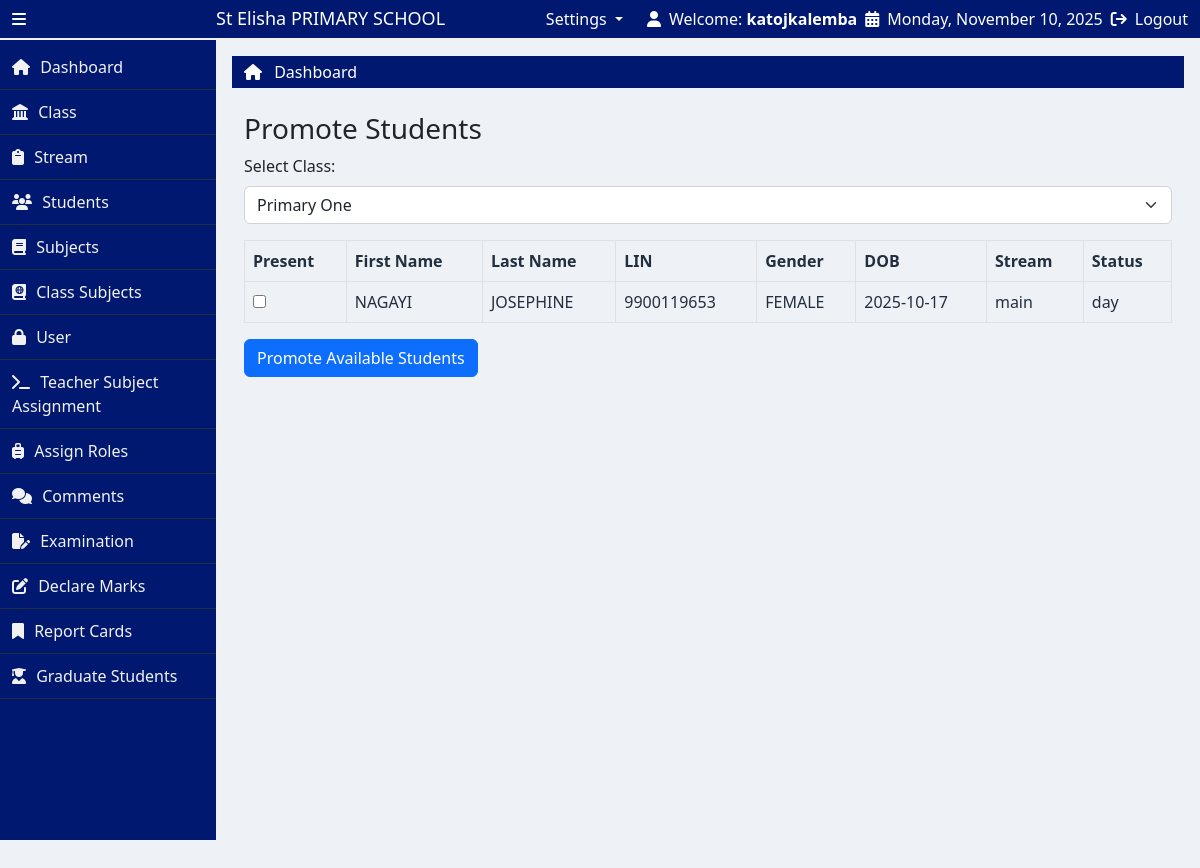
Page /promote_students.php?class_id=30 (signed in) on the committed database.
### tables this page shows
CREATE TABLE `school_profile` (
  `profile_id` int(11) NOT NULL,
  `school_name` varchar(255) DEFAULT NULL,
  `address` varchar(255) DEFAULT NULL,
  `phone_1` varchar(255) DEFAULT NULL,
  `phone_2` int(11) DEFAULT NULL,
  `email` varchar(255) DEFAULT NULL,
  `motto` varchar(255) DEFAULT NULL,
  `profile_image` varchar(255) DEFAULT NULL
);

CREATE TABLE `students` (
  `student_id` int(11) NOT NULL,
  `first_name` varchar(255) DEFAULT NULL,
  `last_name` varchar(255) DEFAULT NULL,
  `gender` varchar(100) DEFAULT NULL,
  `dob` date DEFAULT NULL,
  `LIN` varchar(255) DEFAULT NULL,
  `class_id` int(11) DEFAULT NULL,
  `stream_id` int(11) DEFAULT NULL,
  `image` varchar(255) DEFAULT NULL,
  `status` enum('day','boarding') DEFAULT NULL,
  `level` varchar(20) DEFAULT 'active'
);

CREATE TABLE `streams` (
  `id` int(11) NOT NULL,
  `class_id` int(11) DEFAULT NULL,
  `stream_name` varchar(100) DEFAULT NULL
);

### promote_students.php (the view, shortened to what this page needs)
<?php
include("partials/header.php");
$role = $_SESSION['role'] ?? '';
$teacher_class_id = $_SESSION['class_id'] ?? null;
?>
<div class="container mt-4">
    <h3>Promote Students</h3>
    <?php if ($role === 'class_teacher' && $teacher_class_id): ?>
        <?php
        $class_name = mysqli_fetch_assoc(mysqli_query($conn, "SELECT class_name FROM classes WHERE id=$teacher_class_id LIMIT 1"))['class_name'] ?? '';
        ?>
        <form method="post">
            <input type="hidden" name="class_id" value="<?= $teacher_class_id ?>">
            <div class="mb-3">
                <label class="form-label">Class:</label>
                <input type="text" class="form-control" value="<?= htmlspecialchars($class_name) ?>" readonly>
            </div>
            <table class="table table-bordered">
                <thead>
                    <tr>
                        <th>Present</th>
                        <th>First Name</th>
                        <th>Last Name</th>
                        <th>LIN</th>
                        <th>Gender</th>
                        <th>DOB</th>
                        <th>Stream</th>
                        <th>Status</th>
                    </tr>
                </thead>
                <tbody>
                    <?php
                    $students_sql = "
                        SELECT students.*, streams.stream_name AS streamName
                        FROM students
                        JOIN streams ON streams.id = students.stream_id
                        WHERE students.class_id = ? AND students.level = 'active'
                    ";
                    $stmt = $conn->prepare($students_sql);
                    $stmt->bind_param("i", $teacher_class_id);
                    $stmt->execute();
                    $students = $stmt->get_result();
                    while ($row = $students->fetch_assoc()) {
                        echo "<tr>
                            <td><input type='checkbox' name='present_students[]' value='{$row['LIN']}'></td>
                            <td>{$row['first_name']}</td>
                            <td>{$row['last_name']}</td>
                            <td>{$row['LIN']}</td>
                            <td>{$row['gender']}</td>
                            <td>{$row['dob']}</td>
                            <td>{$row['streamName']}</td>
                            <td>{$row['status']}</td>
                        </tr>";
                    }
                    ?>
                </tbody>
            </table>
            <button type="submit" name="promote_students" class="btn btn-primary">Promote Available Students</button>
        </form>
    <?php elseif ($role === 'admin'): ?>
        <form method="get" class="mb-3">
            <label for="class_id" class="form-label">Select Class:</label>
            <select name="class_id" id="class_id" class="form-select" required onchange="this.form.submit()">
                <?php
                $class_query = mysqli_query($conn, "SELECT id, class_name FROM classes ORDER BY class_name");
                while ($class = mysqli_fetch_assoc($class_query)) {
                    $selected = (isset($_GET['class_id']) && $_GET['class_id'] == $class['id']) ? "selected" : "";
                    echo "<option value='{$class['id']}' $selected>{$class['class_name']}</option>";
                }
                ?>
            </select>
        </form>
        <?php if (isset($_GET['class_id']) && $_GET['class_id']): ?>
            <form method="post">
                <table class="table table-bordered">
                    <thead>
                        <tr>
                            <th>Present</th>
                            <th>First Name</th>
                            <th>Last Name</th>
                            <th>LIN</th>
                            <th>Gender</th>
                            <th>DOB</th>
                            <th>Stream</th>
                            <th>Status</th>
                        </tr>
                    </thead>
                    <tbody>
                        <?php
                        $students_sql = "
                            SELECT students.*, streams.stream_name AS streamName
                            FROM students
                            JOIN streams ON streams.id = students.stream_id
                            WHERE students.class_id = ?
                        ";
                        $stmt = $conn->prepare($students_sql);
                        $stmt->bind_param("i", $_GET['class_id']);
                        $stmt->execute();
                        $students = $stmt->get_result();
                        while ($row = $students->fetch_assoc()) {
                            echo "<tr>
                                <td><input type='checkbox' name='present_students[]' value='{$row['LIN']}'></td>
                                <td>{$row['first_name']}</td>
                                <td>{$row['last_name']}</td>
                                <td>{$row['LIN']}</td>
                                <td>{$row['gender']}</td>
                                <td>{$row['dob']}</td>
                                <td>{$row['streamName']}</td>
                                <td>{$row['status']}</td>
                            </tr>";
                        }
                        ?>
                    </tbody>
                </table>
                <button type="submit" name="promote_students" class="btn btn-primary">Promote Available Students</button>
            </form>
        <?php endif; ?>
    <?php endif; ?>
</div>
<?php include("partials/footer.php"); ?>

### partials/header.php (shortened to what this page needs)
<?php
  include("NotLoggedin.php");
  function isActive($page) {
      $currentPage = basename($_SERVER['PHP_SELF']);
      return $currentPage === $page ? 'active-link' : '';
  }
?>
<!doctype html>
<html lang="en">
  <head>
    <link href="https://cdn.jsdelivr.net/npm/bootstrap@5.2.3/dist/css/bootstrap.min.css" rel="stylesheet">
    <link rel="stylesheet" href="https://cdn.datatables.net/2.3.3/css/dataTables.dataTables.css">
    <link rel="stylesheet" href="https://cdnjs.cloudflare.com/ajax/libs/toastr.js/latest/toastr.min.css">
    <link rel="stylesheet" href="css/style.css">
  </head>
  <body>
    <main>
      <div class="container-fluid">
        <div class="row align-items-center py-2">
          <div class="col-lg-3 d-flex align-items-center gap-3 top-left">
            <i class="fa-solid fa-bars icon-bar" id="icon"></i>
            <h3 class="text-capitalize name mb-0" id="name">
              <?php
                $school_profile = "SELECT * FROM school_profile";
                $execute = mysqli_query($conn, $school_profile);
                $row = mysqli_fetch_assoc($execute);
                $school_name = $row['school_name'];
              ?>
              <?php echo $school_name ?> PRIMARY SCHOOL
            </h3>
          </div>
          <div class="col-lg-9 d-flex justify-content-end gap-4 top-right">
            <?php if(isset($_SESSION["role"]) && $_SESSION['role']==="admin"): ?>
              <li class="nav-item dropdown" style="list-style: none;">
                <a class="nav-link dropdown-toggle" href="#" role="button" data-bs-toggle="dropdown" aria-expanded="false">
                  Settings
                </a>
              </li>
            <?php endif ?>
            <div class="d-flex align-items-center gap-2 sect_1">
              <i class="fa-solid fa-user"></i>
              <span>Welcome: <strong><?php echo htmlspecialchars($_SESSION['username']); ?></strong></span>
            <div class="d-flex align-items-center gap-2">
              <i class="fa-solid fa-calendar-days"></i>
              <span><?php echo date('l, F j, Y'); ?></span>
            </div>
            <div class="d-flex align-items-center gap-2">
              <i class="fa-solid fa-arrow-right-from-bracket"></i>
              <a href="logout.php" class="text-decoration-none text-white">Logout</a>
            </div>
          </div>
        </div>
      </div>
    </main>
    <div class="container-fluid p-0">
      <div class="row g-0">
        <div class="left-bar" id="left-bar">
          <a href="<?php echo SITEURL ?>" class="lists gap-3 <?php echo isActive('index.php'); ?>">
            <i class="fa-solid fa-house"></i>
            <span class="text-capitalize side-text">dashboard</span>
          </a>
          <?php if (isset($_SESSION['role']) && $_SESSION['role'] === 'admin'): ?>
            <a href="<?php echo SITEURL ?>class.php" class="<?php echo isActive('class.php'); ?>">
              <i class="fa-solid fa-landmark"></i>
              <span class="text-capitalize side-text">class</span>
            </a>
            <a href="<?php echo SITEURL ?>streams.php" class="<?php echo isActive('streams.php'); ?>">
              <i class="fa-solid fa-clipboard"></i>
              <span class="text-capitalize side-text">stream</span>
            </a>
            <a href="<?php echo SITEURL ?>students.php" class="<?php echo isActive('students.php'); ?>">
              <i class="fa-solid fa-users"></i>
              <span class="text-capitalize side-text">students</span>
            </a>
            <a href="<?php echo SITEURL ?>subject.php" class="<?php echo isActive('subject.php'); ?>">
              <i class="fa-solid fa-book"></i>
              <span class="text-capitalize side-text">subjects</span>
            </a>
            <a href="<?php echo SITEURL ?>class_subjects.php" class="<?php echo isActive('class_subjects.php'); ?>">
              <i class="fa-solid fa-book-atlas"></i>
              <span class="text-capitalize side-text">class subjects</span>
            </a>
            <a href="<?php echo SITEURL ?>users.php" class="<?php echo isActive('users.php'); ?>">
              <i class="fa-solid fa-lock"></i>
              <span class="text-capitalize side-text">user</span>
            </a>
            <a href="<?php echo SITEURL ?>teacherSubject.php" class="<?php echo isActive('teacherSubject.php'); ?>">
              <i class="fa-solid fa-terminal"></i>
              <span class="text-capitalize side-text">Teacher subject assignment</span>
            </a>
            <a href="<?php echo SITEURL ?>assign_roles.php" class="<?php echo isActive('assign_roles.php'); ?>">
              <i class="fa-solid fa-suitcase-rolling"></i>
              <span class="text-capitalize side-text">assign roles</span>
            </a>
          <?php endif; ?>
          <a href="<?php
                  echo SITEURL;
                  echo $_SESSION['role'] === 'admin' ? 'select_class_stream.php' : 'selectcomment_exam.php';
                ?>"
            class="<?php echo isActive($_SESSION['role'] === 'admin' ? 'select_class_stream.php' : 'selectcomment_exam.php'); ?>">
              <i class="fa-solid fa-comments"></i>
              <span class="text-capitalize side-text">comments</span>
          </a>
          <a href="<?php echo SITEURL ?>examination.php" class="<?php echo isActive('examination.php'); ?>">
            <i class="fa-solid fa-file-pen"></i>
            <span class="text-capitalize side-text">examination</span>
          </a>
          <a href="<?php echo SITEURL ?>addScore.php" class="<?php echo isActive('addScore.php'); ?>">
            <i class="fa-solid fa-pen-to-square"></i>
            <span class="text-capitalize side-text">declare marks</span>
          </a>
          <a href="<?php echo SITEURL ?>reports.php" class="<?php echo isActive('reports.php'); ?>">
            <i class="fa-solid fa-bookmark"></i>
            <span class="text-capitalize side-text">report cards</span>
          </a>
          <?php if (isset($_SESSION['role']) && $_SESSION['role'] === 'admin'): ?>
            <a onclick="return confirm('Do you want to graduate P.7 students?')" href="<?php echo SITEURL ?>graduate_students.php" class="<?php echo isActive('graduate_students.php'); ?>">
              <i class="fa-solid fa-user-graduate"></i>
              <span class="text-capitalize side-text">Graduate Students</span>
            </a>
          <?php endif ?>
        </div>
        <div class="right-bar" id="right-bar">
          <div class="container-fluid pt-1 pb-1" style="background-color: #001870;">
            <ul class="list-unstyled mb-0 dashboard">
              <li>
                <i class="fa-solid fa-house" style="color: #fff;"></i>
                <a href="<?php echo SITEURL ?>" class="text-capitalize text-white ms-2 text-decoration-none">Dashboard</a>
              </li>
            </ul>
          </div>

### css/style.css (style rules this page uses)
:root { --primary-color: #001870; --secondary-color: #0095486c; --tertiary-color: #430d0d; --border-color: #f1f1f1; --background-color: #222f3e; --hover-color: #007a3d; --backgroundColor: #EEF1F5; }
* { padding: 0; margin: 0; box-sizing: border-box; }
body { background-color: var(--backgroundColor); }
.icon-bar { cursor: pointer; }
main { width: 100%; color: #fff; background-color: var(--primary-color); height: 40px; border-bottom: 2px solid var(--border-color); display: flex; align-items: center; position: fixed; left: 0; top: 0; z-index: 1; }
.name { font-size: 18px; position: absolute; left: 18%; transition: all 1s; }
.left-bar { height: auto; width: 18%; background-color: var(--primary-color); transition: width 0.3s ease; padding-top: 5px; overflow-y: auto; margin-top: 40px; overflow-y: hidden; }
.left-bar .side-text { color: var(--border-color); }
.left-bar a { display: block; padding: 10px 12px; width: 100%; box-sizing: border-box; color: var(--border-color); text-decoration: none; transition: background-color 0.3s ease; border-bottom: 1px solid var(--background-color) ; }
.left-bar span { padding-left: 6px; }
.right-bar { margin-top: 40px; height: 100vh; width: 82%; transition: all 1s; padding: 16px; }
table th, table td { color: var(--background-color); }

### rows in the picture
school_profile: school_name "St Elisha"
students: first_name "NAGAYI", last_name "JOSEPHINE", LIN "9900119653", gender "FEMALE", dob "2025-10-17", stream.stream_name "main", status "day"

### other values in the picture
$_SESSION['username'] "katojkalemba"
form field class_id "Primary One"
